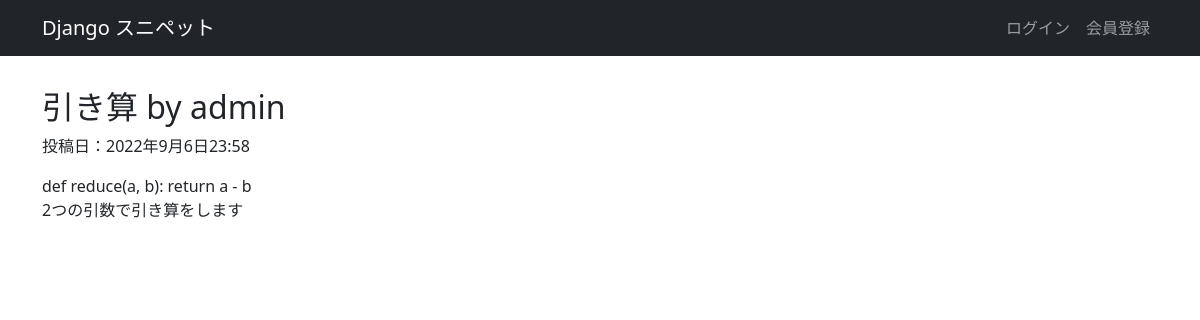
Screenshot of /snippets/2/ with the database file from the repository.
### snippets/models.py (models this page shows, shortened)
class Snippet(models.Model):
    title = models.CharField("タイトル", max_length=128)
    code = models.TextField("コード", blank=True)
    description = models.TextField("説明", blank=True)
    created_by = models.ForeignKey(
        settings.AUTH_USER_MODEL, verbose_name="投稿者", on_delete=models.CASCADE
    )
    created_at = models.DateTimeField("投稿日", auto_now_add=True)
    updated_at = models.DateTimeField("更新日", auto_now=True)

### snippets/views.py (the view)
# urls.py: path("<int:snippet_id>/", snippet_detail, name="snippet_detail"),
def snippet_detail(request, snippet_id):
    snippet = get_object_or_404(Snippet, pk=snippet_id)
    return render(
        request, "snippets/snippet_detail.html", {"snippet": snippet}
    )

### snippets/templates/snippets/snippet_detail.html (shortened to what this page needs)
{% extends "base.html" %}
{% load pygmentize %}
{% block main %}
  <h2>{{ snippet.title }} by {{ snippet.created_by.username }}</h2>
  <div class="snippet-date">
    投稿日：{{ snippet.created_at|date:"DATETIME_FORMAT" }}
  </div>
  <div class="source-code">{{ snippet.code|pygmentize:"python3" }}</div>
  <p>{{ snippet.description|urlize }}</p>
{% endblock main %}

### snippets/static/snippets/css/style.css (style rules this page uses)
.snippet-date { margin-bottom: 1rem; }

### rows the page displays
Snippet: title "引き算", created_by.username "admin", created_at "2022年9月6日23:58", code|pygmentize "def reduce(a, b): return a - b", description "2つの引数で引き算をします"
